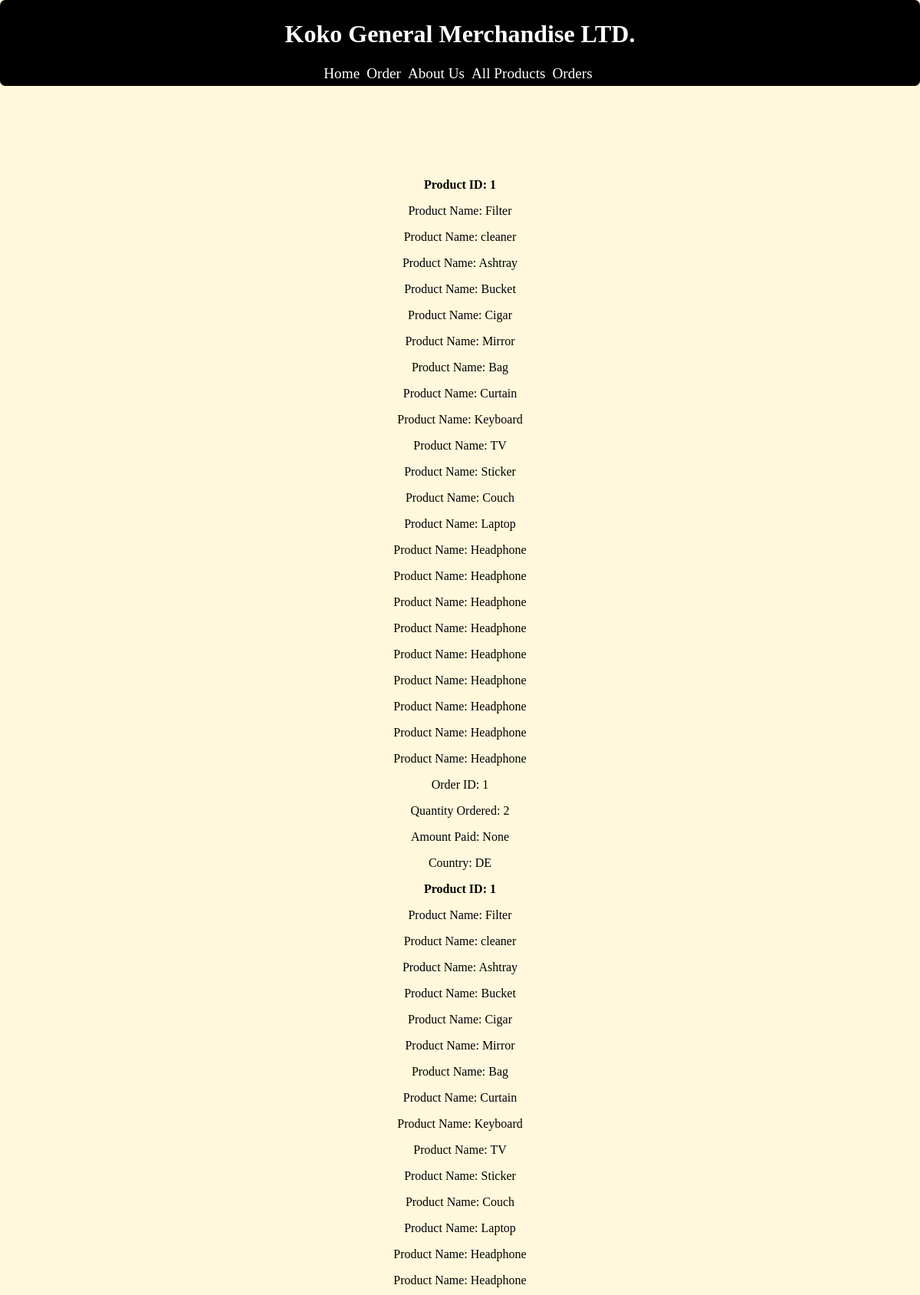
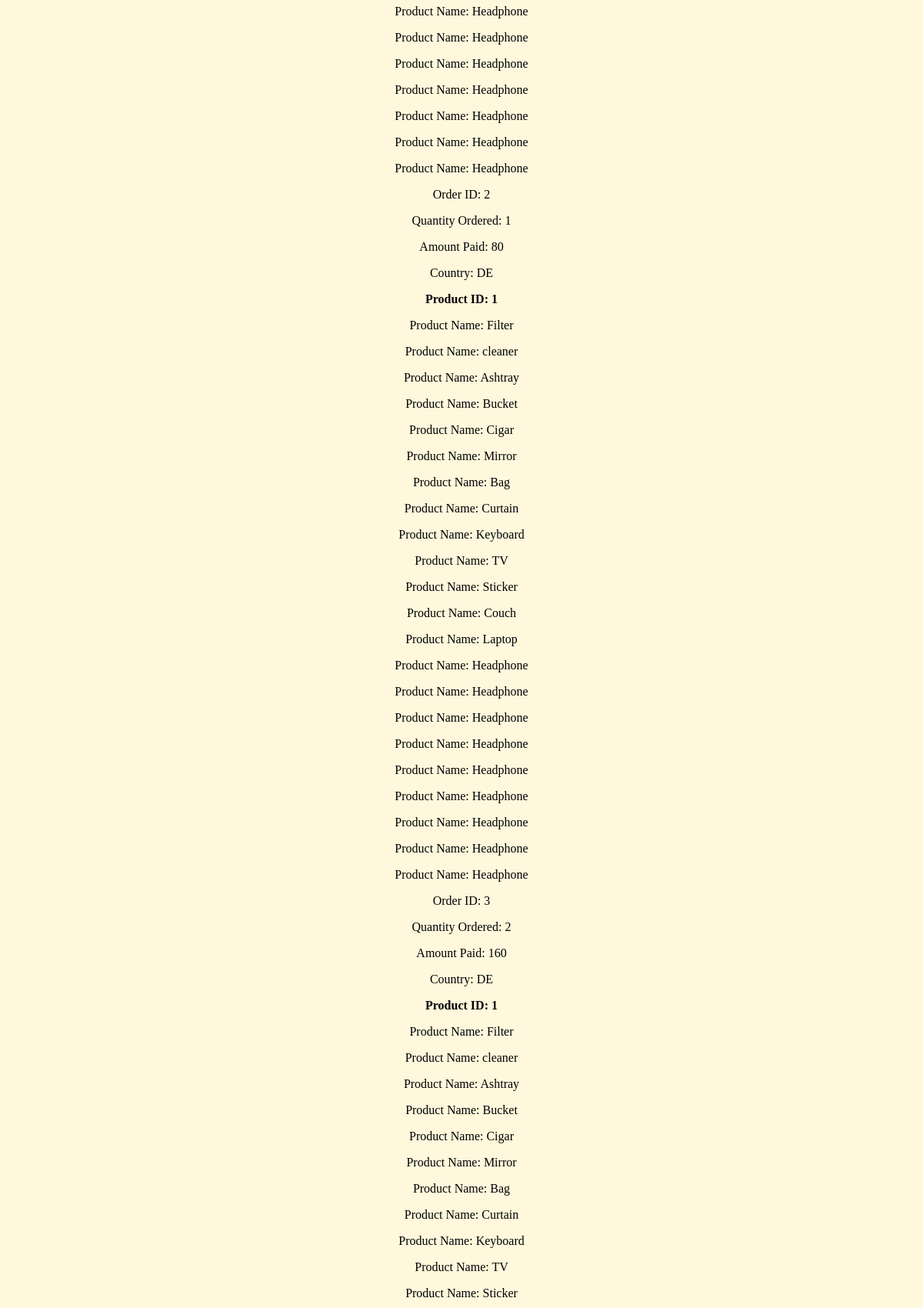
The page /orders (upper part) on the database its author committed (2 pictures, top to bottom).
### tables this page shows
CREATE TABLE orders (
        id INTEGER PRIMARY KEY,
        product_id INTEGER NOT NULL,
        quantity INTEGER NOT NULL,
        subtotal REAL NOT NULL,
        country TEXT NOT NULL,
        payment_amount INTEGER
    );

CREATE TABLE products (
            id INTEGER PRIMARY KEY,
            name TEXT NOT NULL,
            active INTEGER NOT NULL,
            stock INTEGER NOT NULL,
            price REAL NOT NULL
        );

### app.py (the view)
@app.get("/orders")
def orders():
    orders = get_orders()
    products = get_products()
    return render_template("orders.html", orders=orders, products=products)

### database.py (called while the page is built)
def get_connection():
    connection = sqlite3.connect("app.db")
    connection.row_factory = sqlite3.Row
    return connection

def get_products():
    connection = get_connection()
    products = connection.execute(
        "SELECT * FROM products"
    ).fetchall()
    connection.close()
    return products

def get_orders():
    connection = get_connection()
    orders = connection.execute(
        "SELECT * FROM orders"
    ).fetchall()
    connection.close()
    return orders

### templates/orders.html (shortened to what this page needs)
{% extends "base.html" %}
{% block content %}
<section style="display:inline; ">
    {% for order in orders %}
    <b>
        <p>Product ID: {{ order["product_id"] }}</p>
    </b>
    {% for product in products%}
    <p>Product Name: {{ product["name"] }}</p>
    {% endfor %}
    <p>Order ID: {{ order["id"] }}</p>
    <p>Quantity Ordered: {{ order["quantity"] }}</p>
    <p>Amount Paid: {{ order["payment_amount"]}}</p>
    <p>Country: {{ order["country"] }}</p>
    {% endfor %}
</section>
{% endblock %}

### static/style.css (style rules this page uses)
body { background-color:cornsilk; text-align: center; margin-bottom: 1000px; margin: 0px; }

### rows shown on the page
orders: product_id "1", id "1", quantity "2", payment_amount "None", country "DE"
products: name "Filter"
products: name "cleaner"
products: name "Ashtray"
products: name "Bucket"
products: name "Cigar"
products: name "Mirror"
products: name "Bag"
products: name "Curtain"
products: name "Keyboard"
products: name "TV"
products: name "Sticker"
products: name "Couch"
products: name "Laptop"
products: name "Headphone"
products: name "Headphone"
products: name "Headphone"
products: name "Headphone"
products: name "Headphone"
products: name "Headphone"
products: name "Headphone"
products: name "Headphone"
products: name "Headphone"
orders: product_id "1", id "2", quantity "1", payment_amount "80", country "DE"
orders: product_id "1", id "3", quantity "2", payment_amount "160", country "DE"
orders: product_id "1"
